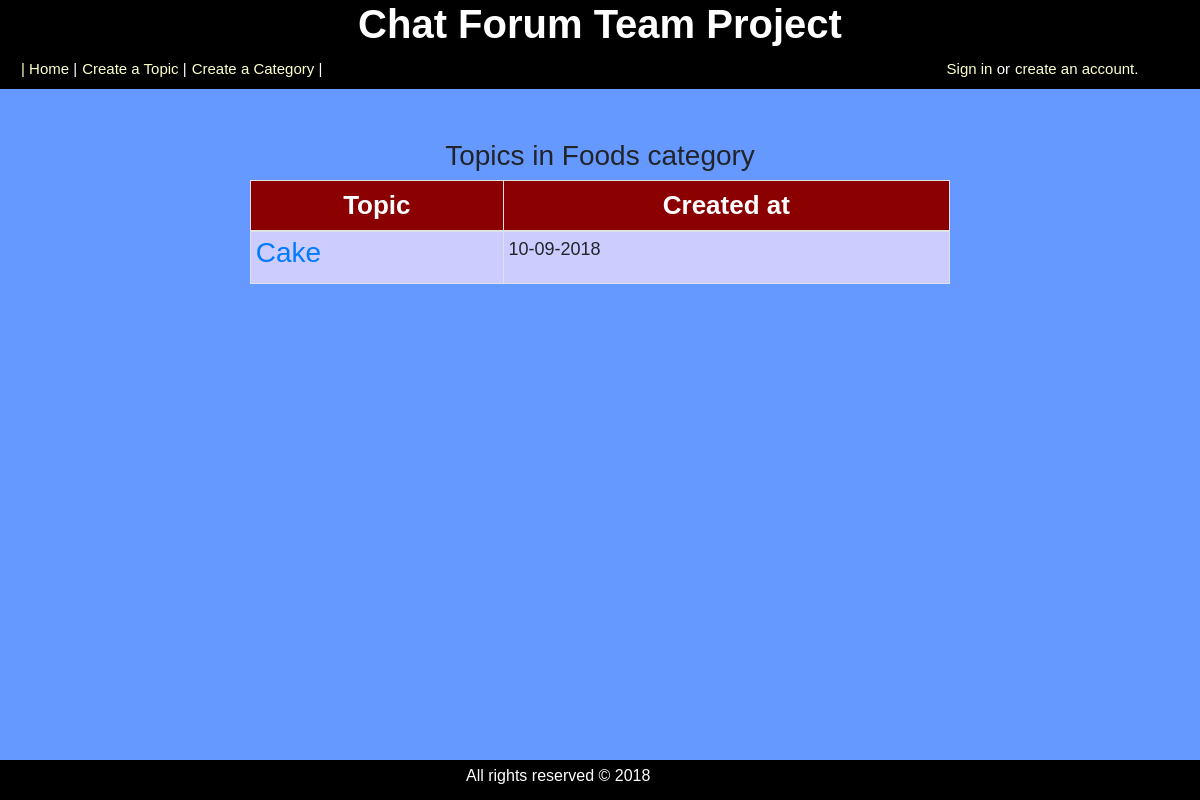
/category.php?id=1, run on the app's committed database.
### tables this page shows
CREATE TABLE `categories` (
  `cat_id` int(8) NOT NULL,
  `cat_name` varchar(255) NOT NULL,
  `cat_description` varchar(255) NOT NULL
);

CREATE TABLE `topics` (
  `topic_id` int(8) NOT NULL,
  `topic_subject` varchar(255) NOT NULL,
  `topic_date` datetime NOT NULL,
  `topic_cat` int(8) NOT NULL,
  `topic_by` int(8) NOT NULL
);

### category.php (the view)
<?php
include 'connect.php';
include 'header.php';
$sql = "SELECT
			cat_id,
			cat_name,
			cat_description
		FROM
			categories
		WHERE
			cat_id = " . mysqli_real_escape_string($connection,$_GET['id']);
$result = mysqli_query($connection,$sql);
if(!$result)
{
	echo 'The category could not be displayed, please try again later.' . mysqli_error($connection);
}
else
{
	if(mysqli_num_rows($result) == 0)
	{
		echo 'This category does not exist.';
	}
	else
	{
		while($row = mysqli_fetch_assoc($result))
		{
			echo '<h3 class="h3_align">Topics in ' . $row['cat_name'] . ' category</h3>';
		}
		$sql = "SELECT
					topic_id,
					topic_subject,
					topic_date,
					topic_cat
				FROM
					topics
				WHERE
					topic_cat = " . mysqli_real_escape_string($connection, $_GET['id']);
		$result = mysqli_query($connection, $sql);
		if(!$result)
		{
			echo 'The topics could not be displayed, please try again later.';
		}
		else
		{
			if(mysqli_num_rows($result) == 0)
			{
				echo 'There are no topics in this category yet.';
			}
			else
			{
				echo '<table class="table table-bordered table-sm table-hover center">
						<thead>
						  <tr>
							<th>Topic</th>
							<th>Created at</th>
						  </tr>
						  </thead>
						  <tbody>';
				while($row = mysqli_fetch_assoc($result))
				{
					echo '<tr>';
						echo '<td class="leftpart">';
							echo '<h3><a href="topic.php?id=' . $row['topic_id'] . '">' . $row['topic_subject'] . '</a><br /><h3>';
						echo '</td>';
						echo '<td class="rightpart">';
							echo date('d-m-Y', strtotime($row['topic_date']));
						echo '</td>';
					echo '</tr>';
				}
				echo '</tbody>';
				echo '</table>';
			}
		}
	}
}
include 'footer.php';
?>

### styles.css (style rules this page uses)
html { position: relative; min-height: 100%; }
body { text-align: center; }
.body_style { background-color: #6699ff !important; font-size: 15px; font-family:sans-serif; margin-bottom: 40px; }
.h3_align { text-align:center !important; }
a { text-decoration:none !important; }
table.center { margin-left:auto !important; margin-right:auto !important; border-collapse: collapse; width: 700px !important; }
th { background-color: darkred !important; color: white !important; font-size:26px; text-align:center; }
td { padding: 5px ; font-size:18px; background-color:#ccccff; }

### data on the page
categories: cat_name "Foods"
topics: topic_subject "Cake", topic_date "10-09-2018"
